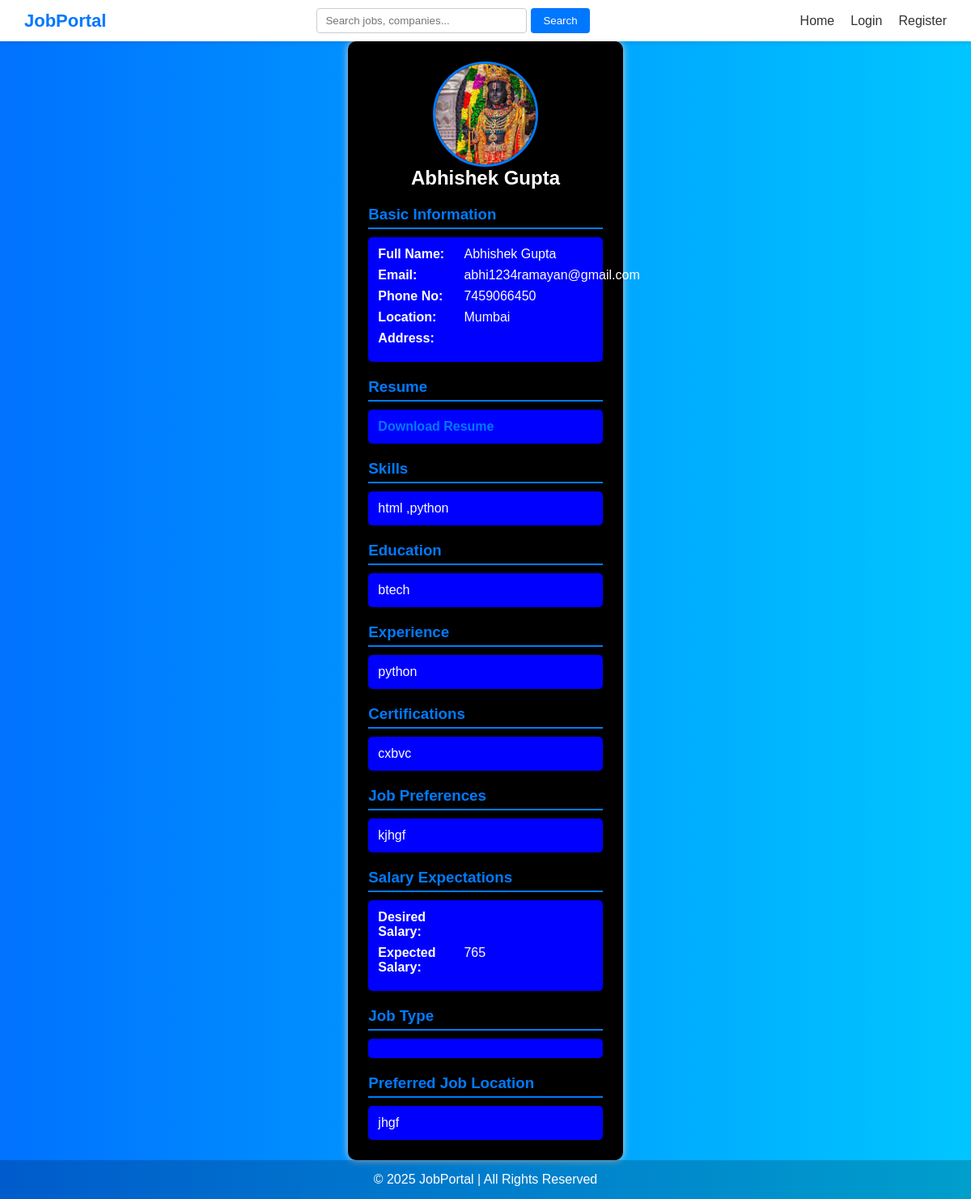
The page /jobseeker/viewProfile/abhi on the database its author committed.
### jobseeker/models.py (models this page shows, shortened)
class Profile(models.Model):
    name = models.CharField(max_length=100,default="")
    full_name = models.CharField(max_length=100)
    location = models.CharField(max_length=100)
    phoneno = models.CharField(max_length=15)
    profilephoto = models.ImageField(upload_to='profilephotos/')
    professionalNo = models.CharField(max_length=100)
    resume = models.FileField(upload_to='resumes/')
    email = models.CharField(max_length=100)
    address = models.TextField(max_length=255)
    skills = models.TextField(max_length=225)
    education = models.TextField(max_length=225)
    experience = models.TextField(max_length=225)
    certifications = models.TextField(max_length=225)
    job_preferences = models.TextField(max_length=225)
    desired_salary = models.CharField(max_length=50)
    expected_salary = models.CharField(max_length=50)
    job_type = models.CharField(max_length=50)
    preferred_location = models.CharField(max_length=100)

### jobseeker/views.py (the view)
# urls.py: path('viewProfile/<str:name>',viewProfile)
def viewProfile(request, name):
    profile = Profile.objects.get(name=name)
    print(profile)
    return render(request, "viewprofile.html", {"profile": profile})

### templates/viewProfile.html (shortened to what this page needs)
{% extends "basic.html" %}
{% load static %}
{% block content %}
<link rel="stylesheet" href="{% static 'css/viewProfile.css' %}">
<div class="profile-container">
    <div class="profile-header">
        <img src="{{ profile.profilephoto.url }}" class="profile-photo" alt="Profile Photo">
        <h2>{{ profile.full_name }}</h2>
    </div>
    <div class="section">
        <h3>Basic Information</h3>
        <div class="detail-box">
            <div class="row">
                <div class="label">Full Name:</div>
                <div class="value">{{ profile.full_name }}</div>
            </div>
            <div class="row">
                <div class="label">Email:</div>
                <div class="value">{{ profile.email }}</div>
            </div>
            <div class="row">
                <div class="label">Phone No:</div>
                <div class="value">{{ profile.phoneno }}</div>
            </div>
            <div class="row">
                <div class="label">Location:</div>
                <div class="value">{{ profile.location }}</div>
            </div>
            <div class="row">
                <div class="label">Address:</div>
                <div class="value">{{ profile.address }}</div>
            </div>
        </div>
    </div>
    <div class="section">
        <h3>Resume</h3>
        <div class="detail-box">
            <a href="{{ profile.resume.url }}" class="resume-link" download>Download Resume</a>
        </div>
    </div>
    <div class="section">
        <h3>Skills</h3>
        <div class="detail-box">{{ profile.skills }}</div>
    </div>
    <div class="section">
        <h3>Education</h3>
        <div class="detail-box">{{ profile.education }}</div>
    </div>
    <div class="section">
        <h3>Experience</h3>
        <div class="detail-box">{{ profile.experience }}</div>
    </div>
    <div class="section">
        <h3>Certifications</h3>
        <div class="detail-box">{{ profile.certifications }}</div>
    </div>
    <div class="section">
        <h3>Job Preferences</h3>
        <div class="detail-box">{{ profile.job_preferences }}</div>
    </div>
    <div class="section">
        <h3>Salary Expectations</h3>
        <div class="detail-box">
            <div class="row">
                <div class="label">Desired Salary:</div>
                <div class="value">{{ profile.desired_salary }}</div>
            </div>
            <div class="row">
                <div class="label">Expected Salary:</div>
                <div class="value">{{ profile.expected_salary }}</div>
            </div>
        </div>
    </div>
    <div class="section">
        <h3>Job Type</h3>
        <div class="detail-box">{{ profile.job_type }}</div>
    </div>
    <div class="section">
        <h3>Preferred Job Location</h3>
        <div class="detail-box">{{ profile.preferred_location }}</div>
    </div>
</div>
{% endblock content %}

### templates/basic.html
{% load static %}
  <link rel="stylesheet" href="{% static "css/style.css" %}">
 <nav>
    <div class="logo">JobPortal</div>
    <form action="/Job/viewjob" method="GET" class="search-bar">
        <input type="text" name="q" placeholder="Search jobs, companies..." required>
        <button type="submit">Search</button>
    </form>
    <ul>
        <li><a href="/">Home</a></li>
        {% if user.is_authenticated %}
        <li><a href="/Job">Jobs</a></li>
        <li><a href="/company">Companies</a></li>
        <li><a href="/logout">Logout</a></li>
        <li><a href="/jobseeker/viewProfile/{{user}}">Welcome {{user}}</a></li>
        {% else %}
        <li><a href="/login">Login</a></li>
        <li><a href="/register">Register</a></li>
        {% endif %}
    </ul>
</nav>
  {% block content %}{% endblock content %}
  <footer>
    © 2025 JobPortal | All Rights Reserved
  </footer>

### static/css/style.css (style rules this page uses)
* { margin: 0; padding: 0; box-sizing: border-box; font-family: "Poppins", sans-serif; }
nav { display: flex; align-items: center; justify-content: space-between; background: #fff; padding: 10px 30px; box-shadow: 0 2px 5px rgba(0,0,0,0.1); position: sticky; top: 0; z-index: 100; }
nav .logo { font-size: 22px; font-weight: bold; color: #0077ff; }
nav ul { display: flex; list-style: none; gap: 20px; }
nav ul li a { text-decoration: none; color: #333; font-weight: 500; }
.search-bar { display: flex; gap: 5px; }
.search-bar input { padding: 7px 10px; width: 260px; border: 1px solid #ccc; border-radius: 4px; }
.search-bar button { padding: 7px 15px; background: #0077ff; color: #fff; border: none; border-radius: 4px; cursor: pointer; }
footer { text-align: center; padding: 15px; background: rgba(0, 0, 0, 0.2); }

### static/css/viewProfile.css (style rules this page uses)
.profile-container { max-width: 700px; margin: auto; background-color: black; padding: 25px; border-radius: 10px; box-shadow: 0 0 10px #ccc; }
.profile-header { text-align: center; margin-bottom: 20px; }
.profile-photo { width: 130px; height: 130px; border-radius: 50%; object-fit: cover; border: 3px solid #007bff; }
.section { margin-top: 20px; }
.section h3 { padding-bottom: 5px; border-bottom: 2px solid #007bff; color: #007bff; }
.detail-box { margin-top: 10px; background: blue; padding: 12px; border-radius: 5px; }
.row { display: flex; justify-content: space-between; margin-bottom: 8px; }
.label { font-weight: bold; width: 40%; }
.value { width: 60%; }
.resume-link { color: #007bff; font-weight: bold; text-decoration: none; }

### rows shown on the page
Profile: profilephoto (picture), full_name "Abhishek Gupta", email "abhi1234ramayan@gmail.com", phoneno "7459066450", location "Mumbai", skills "html ,python", education "btech", experience "python", certifications "cxbvc", job_preferences "kjhgf", expected_salary "765", preferred_location "jhgf"
